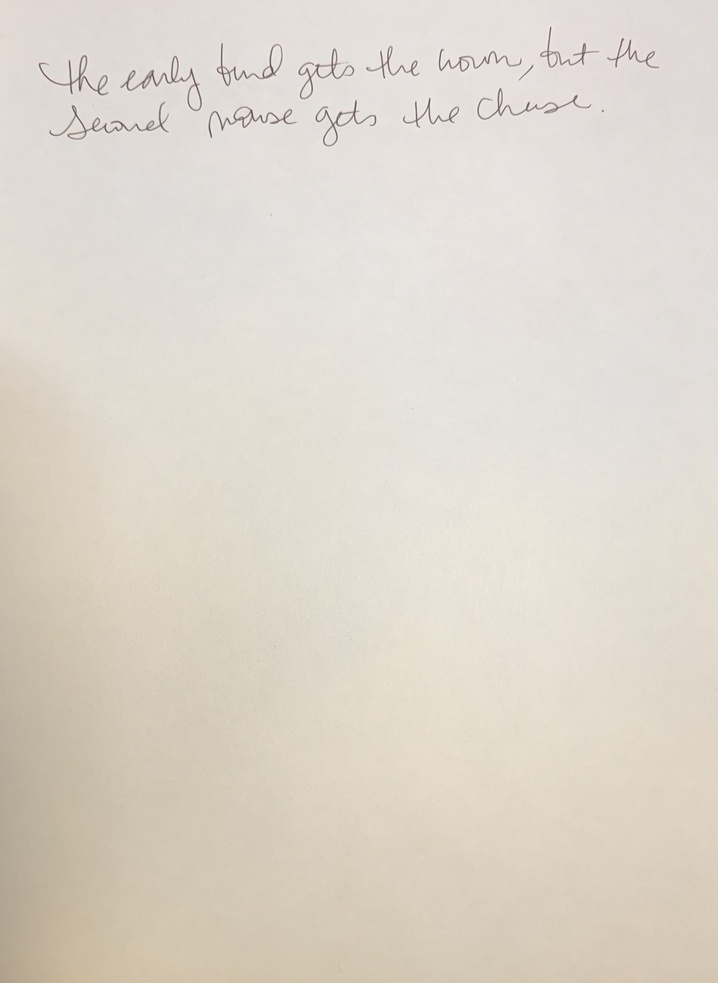
#> input picture preprocessing/Paige Writing Samples/sample2_PM.jpg, 718 x 983 px, shrunk from 1977 x 2706 before the run; its folder holds only this picture in this run
$ python -i final_feature_extraction.py   (imports and definitions only)
#> lines starting #> are read from the running program, lines starting #| are printed output that depends on the picture; after the words box and inside, x2 and y2 are one past the last pixel; in counts of white or black regions, pixels touching at a corner belong together
import os
from transformers import TrOCRProcessor, VisionEncoderDecoderModel
from PIL import Image
import cv2  # OpenCV for additional image processing
import numpy as np
import pandas as pd  # Import pandas for saving results to CSV

# Initialize the processor and model
# [1 line that did not run here, left out]
# [1 line that did not run here, left out]

# Define the directory containing your handwriting samples
directory = r'C:\Users\16154\vu\Group Project\project 4\Handwriting_CNN\final_test\mnist'

# Initialize a list to store results
results = []

# Function to analyze the slant of handwriting
def analyze_slant(image):
    gray = cv2.cvtColor(np.array(image), cv2.COLOR_RGB2GRAY)
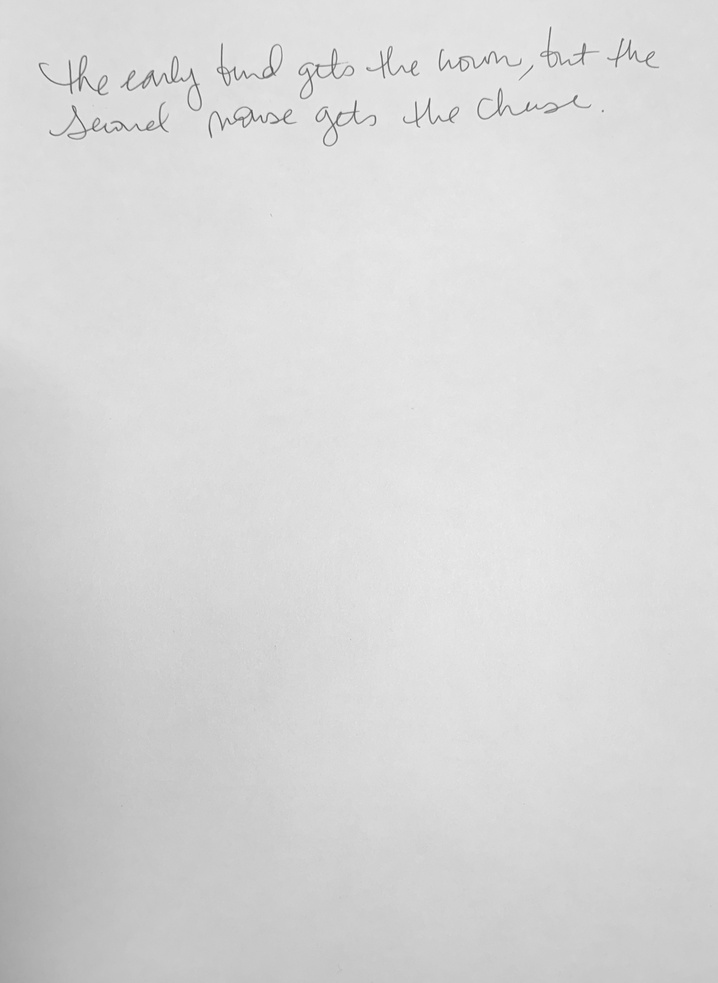
#> gray: shape (983, 718); min 78, max 248, mean 215.3
    edges = cv2.Canny(gray, 50, 150)
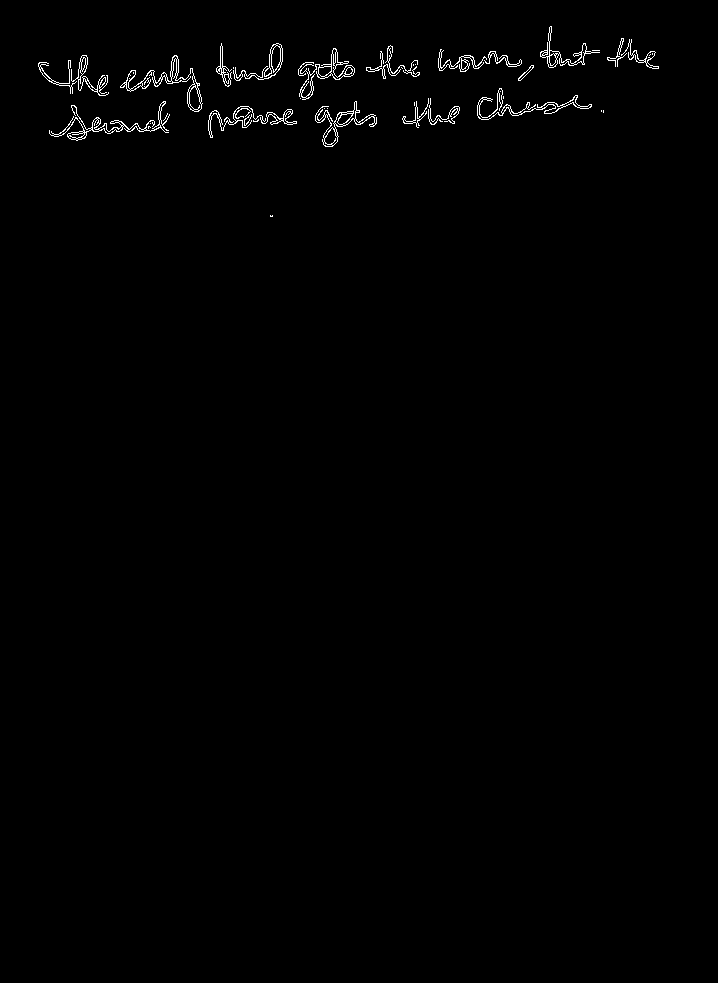
#> edges: shape (983, 718); 0.74% white in thin lines or dots, all inside (x1, y1, x2, y2) = (38, 26, 659, 217)
    lines = cv2.HoughLinesP(edges, 1, np.pi / 180, threshold=100, minLineLength=50, maxLineGap=10)
#> lines = 26 rows, first 6: [220, 74, 277, 71], [222, 76, 275, 74], [299, 75, 354, 72], [208, 124, 285, 120], [49, 133, 164, 127], [298, 73, 354, 71]
    if lines is not None:
        angles = [np.arctan2(y2 - y1, x2 - x1) * 180 / np.pi for x1, y1, x2, y2 in lines[:, 0]]
#> angles = 26 values, max -1.12 at index 25, min -3.37 at index 6, mean -2.68
        avg_angle = np.mean(angles) if len(angles) > 0 else 0
#> avg_angle = -2.68
    else:
        avg_angle = 0
    return avg_angle

# Function to analyze stroke direction
# [58 lines left out: functions analyze_stroke_direction, calculate_curvature, analyze_curvature_and_smoothness, analyze_pressure_distribution, preprocess_image, not called in this run]

# Process each image in the directory
# [29 lines not run here, left out]

# Create a DataFrame from the results list
df = pd.DataFrame(results)

# Save the DataFrame to a CSV file
# [3 lines not run here, left out]

>>> import cv2
>>> picture = cv2.cvtColor(cv2.imread('../Paige Writing Samples/sample2_PM.jpg'), cv2.COLOR_BGR2RGB)
>>> result = analyze_slant(picture)
#> result = -2.68

$ run again, on preprocessing/Paige Writing Samples/sample4_PM.jpg
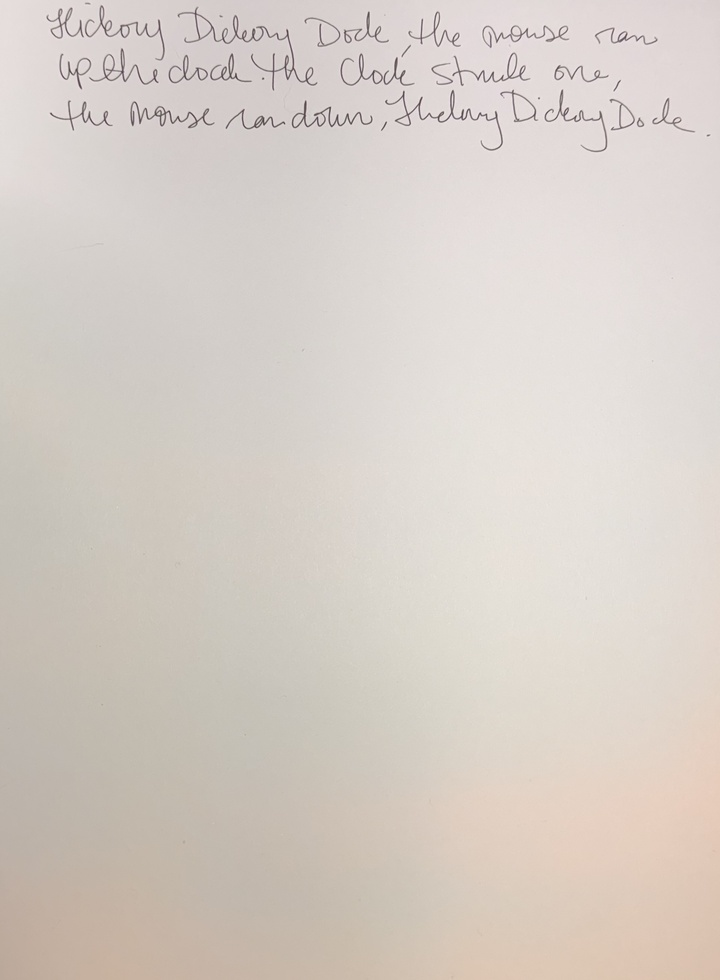
#> input picture preprocessing/Paige Writing Samples/sample4_PM.jpg, 720 x 980 px, shrunk from 1916 x 2609 before the run
#> in analyze_slant, `gray = cv2.cvtColor(np.array(image), cv2.COLOR_RGB2GRAY)`:
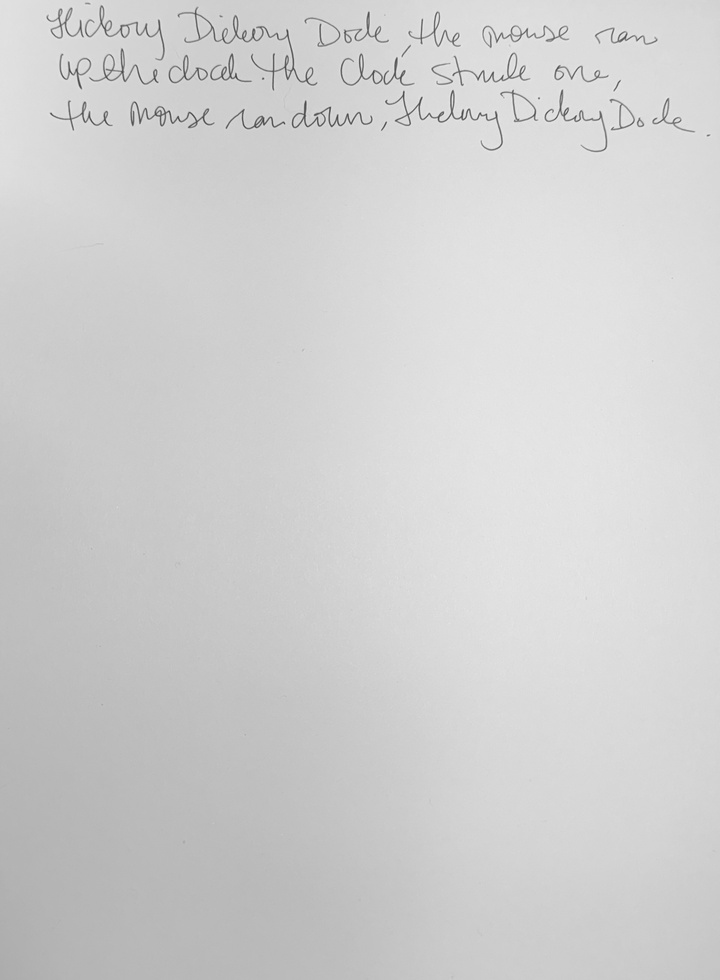
#> gray: shape (980, 720); min 67, max 238, mean 207.6
#> in analyze_slant, `edges = cv2.Canny(gray, 50, 150)`:
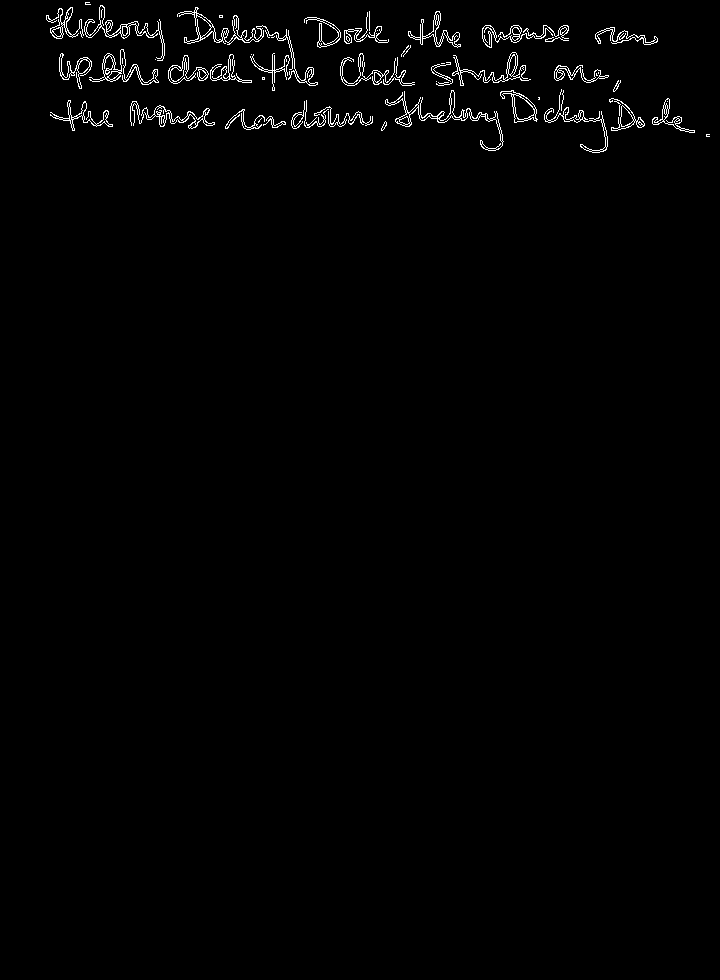
#> edges: shape (980, 720); 1.2% white in thin lines or dots, all inside (x1, y1, x2, y2) = (46, 2, 710, 153)
#> lines = 55 rows, first 6: [198, 36, 289, 36], [105, 35, 162, 35], [292, 119, 372, 119], [292, 117, 372, 118], [291, 120, 372, 120], [482, 37, 568, 38]
#> angles = 55 values, max 2.41 at index 14, min -1.18 at index 47, mean 0.328
#> avg_angle = 0.328
